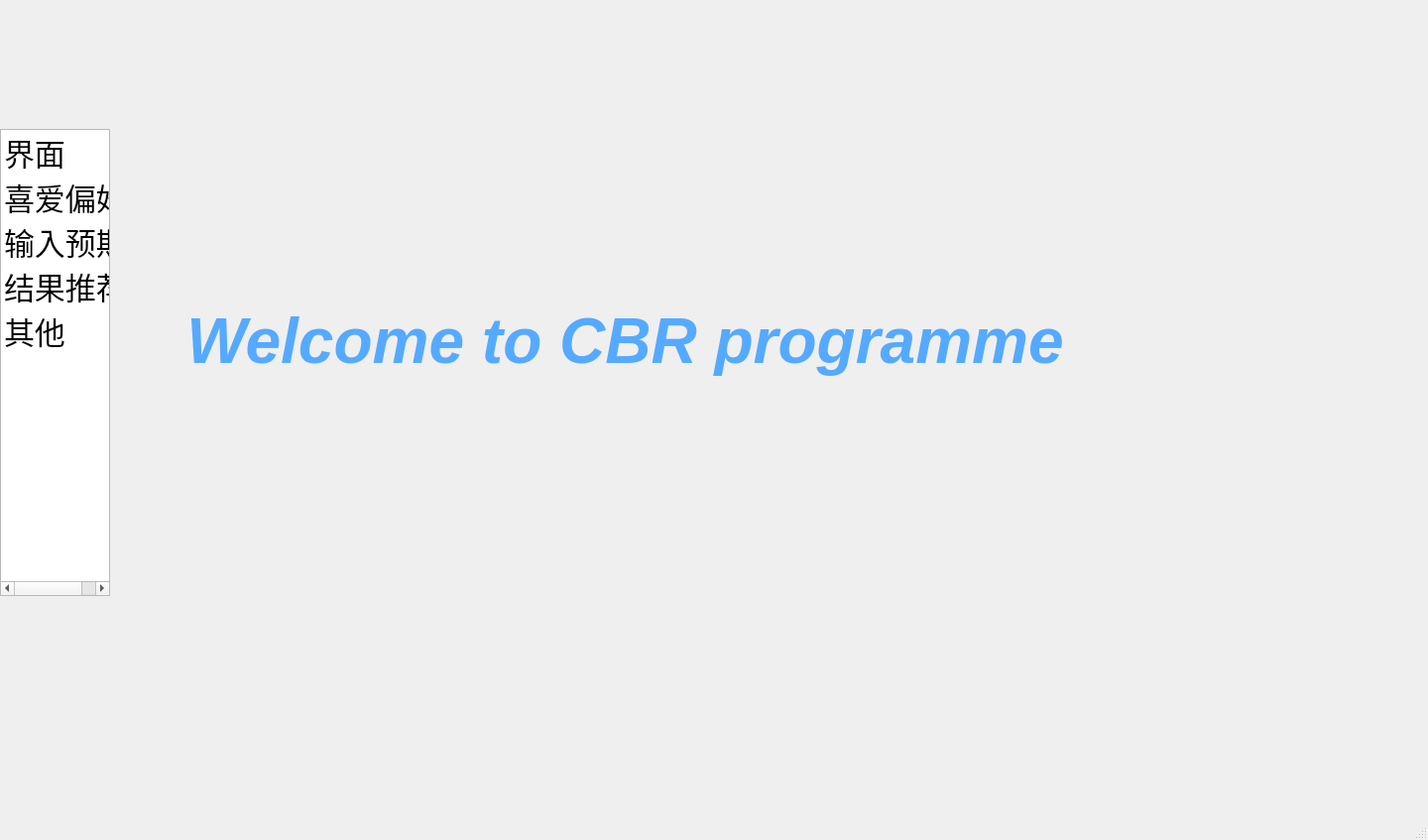
<?xml version="1.0" encoding="UTF-8"?>
<ui version="4.0">
 <class>MainWindow</class>
 <widget class="QMainWindow" name="MainWindow">
  <property name="geometry">
   <rect>
    <x>0</x>
    <y>0</y>
    <width>1440</width>
    <height>847</height>
   </rect>
  </property>
  <property name="sizePolicy">
   <sizepolicy hsizetype="Fixed" vsizetype="Fixed">
    <horstretch>0</horstretch>
    <verstretch>0</verstretch>
   </sizepolicy>
  </property>
  <property name="acceptDrops">
   <bool>false</bool>
  </property>
  <property name="windowTitle">
   <string>MainWindow</string>
  </property>
  <widget class="QWidget" name="centralwidget">
   <widget class="QWidget" name="widget_top" native="true">
    <property name="geometry">
     <rect>
      <x>0</x>
      <y>0</y>
      <width>1431</width>
      <height>20</height>
     </rect>
    </property>
    <property name="styleSheet">
     <string notr="true">QWidget#widget_top{background:rgb(0, 170, 255)}
color: rgb(0, 170, 255);</string>
    </property>
    <widget class="QWidget" name="verticalLayoutWidget_2">
     <property name="geometry">
      <rect>
       <x>0</x>
       <y>0</y>
       <width>2</width>
       <height>2</height>
      </rect>
     </property>
     <layout class="QVBoxLayout" name="verticalLayout_3">
      <property name="sizeConstraint">
       <enum>QLayout::SetFixedSize</enum>
      </property>
     </layout>
    </widget>
   </widget>
   <widget class="QStackedWidget" name="stackedWidget">
    <property name="geometry">
     <rect>
      <x>130</x>
      <y>80</y>
      <width>1041</width>
      <height>661</height>
     </rect>
    </property>
    <property name="acceptDrops">
     <bool>true</bool>
    </property>
    <property name="autoFillBackground">
     <bool>false</bool>
    </property>
    <property name="currentIndex">
     <number>0</number>
    </property>
    <widget class="QWidget" name="page_0">
     <widget class="QLabel" name="title_label">
      <property name="geometry">
       <rect>
        <x>50</x>
        <y>180</y>
        <width>901</width>
        <height>171</height>
       </rect>
      </property>
      <property name="styleSheet">
       <string notr="true">font: 63 9pt &quot;Segoe UI Semibold&quot;;</string>
      </property>
      <property name="text">
       <string>&lt;html&gt;&lt;head/&gt;&lt;body&gt;&lt;p align=&quot;center&quot;&gt;&lt;span style=&quot; font-size:48pt; font-weight:600; font-style:italic; color:#55aaff;&quot;&gt;Welcome to CBR programme&lt;/span&gt;&lt;/p&gt;&lt;/body&gt;&lt;/html&gt;</string>
      </property>
     </widget>
    </widget>
    <widget class="QWidget" name="page_1">
     <widget class="QRadioButton" name="my_radioButton_3">
      <property name="geometry">
       <rect>
        <x>190</x>
        <y>140</y>
        <width>111</width>
        <height>21</height>
       </rect>
      </property>
      <property name="text">
       <string>RadioButton</string>
      </property>
      <attribute name="buttonGroup">
       <string notr="true">buttonGroup</string>
      </attribute>
     </widget>
     <widget class="QLabel" name="label_4">
      <property name="geometry">
       <rect>
        <x>100</x>
        <y>140</y>
        <width>79</width>
        <height>16</height>
       </rect>
      </property>
      <property name="text">
       <string>Coagulability</string>
      </property>
     </widget>
     <widget class="QPushButton" name="sublime_pushButton_0">
      <property name="geometry">
       <rect>
        <x>860</x>
        <y>570</y>
        <width>111</width>
        <height>41</height>
       </rect>
      </property>
      <property name="text">
       <string>submit</string>
      </property>
     </widget>
     <widget class="QRadioButton" name="my_radioButton_7">
      <property name="geometry">
       <rect>
        <x>185</x>
        <y>308</y>
        <width>100</width>
        <height>20</height>
       </rect>
      </property>
      <property name="text">
       <string>RadioButton</string>
      </property>
      <attribute name="buttonGroup">
       <string notr="true">buttonGroup_2</string>
      </attribute>
     </widget>
     <widget class="QLabel" name="label_1">
      <property name="geometry">
       <rect>
        <x>101</x>
        <y>83</y>
        <width>46</width>
        <height>16</height>
       </rect>
      </property>
      <property name="text">
       <string>U value</string>
      </property>
     </widget>
     <widget class="QLabel" name="question_label_0">
      <property name="geometry">
       <rect>
        <x>71</x>
        <y>39</y>
        <width>641</width>
        <height>31</height>
       </rect>
      </property>
      <property name="styleSheet">
       <string notr="true">font: 63 9pt &quot;Segoe UI Semibold&quot;;</string>
      </property>
      <property name="text">
       <string>&lt;html&gt;&lt;head/&gt;&lt;body&gt;&lt;p&gt;&lt;span style=&quot; font-size:18pt;&quot;&gt;Which of the following attributes do you think is the most important?&lt;/span&gt;&lt;/p&gt;&lt;/body&gt;&lt;/html&gt;</string>
      </property>
     </widget>
     <widget class="QRadioButton" name="my_radioButton_0">
      <property name="geometry">
       <rect>
        <x>190</x>
        <y>80</y>
        <width>100</width>
        <height>20</height>
       </rect>
      </property>
      <property name="text">
       <string>RadioButton</string>
      </property>
      <attribute name="buttonGroup">
       <string notr="true">buttonGroup</string>
      </attribute>
     </widget>
     <widget class="QLabel" name="label_7">
      <property name="geometry">
       <rect>
        <x>100</x>
        <y>286</y>
        <width>71</width>
        <height>21</height>
       </rect>
      </property>
      <property name="text">
       <string>Insulation</string>
      </property>
     </widget>
     <widget class="QLabel" name="label_9">
      <property name="geometry">
       <rect>
        <x>100</x>
        <y>406</y>
        <width>46</width>
        <height>16</height>
       </rect>
      </property>
      <property name="text">
       <string>U value</string>
      </property>
     </widget>
     <widget class="QLabel" name="question_label_2">
      <property name="geometry">
       <rect>
        <x>70</x>
        <y>350</y>
        <width>611</width>
        <height>31</height>
       </rect>
      </property>
      <property name="styleSheet">
       <string notr="true">font: 63 9pt &quot;Segoe UI Semibold&quot;;</string>
      </property>
      <property name="text">
       <string>&lt;html&gt;&lt;head/&gt;&lt;body&gt;&lt;p&gt;&lt;span style=&quot; font-size:18pt;&quot;&gt;Which of the following attributes do you think is the third important?&lt;/span&gt;&lt;/p&gt;&lt;/body&gt;&lt;/html&gt;</string>
      </property>
     </widget>
     <widget class="QLabel" name="label_2">
      <property name="geometry">
       <rect>
        <x>100</x>
        <y>100</y>
        <width>68</width>
        <height>16</height>
       </rect>
      </property>
      <property name="text">
       <string>Complexity</string>
      </property>
     </widget>
     <widget class="QRadioButton" name="my_radioButton_1">
      <property name="geometry">
       <rect>
        <x>190</x>
        <y>100</y>
        <width>100</width>
        <height>20</height>
       </rect>
      </property>
      <property name="text">
       <string>RadioButton</string>
      </property>
      <attribute name="buttonGroup">
       <string notr="true">buttonGroup</string>
      </attribute>
     </widget>
     <widget class="QLabel" name="question_label_1">
      <property name="geometry">
       <rect>
        <x>70</x>
        <y>190</y>
        <width>701</width>
        <height>41</height>
       </rect>
      </property>
      <property name="styleSheet">
       <string notr="true">font: 63 9pt &quot;Segoe UI Semibold&quot;;</string>
      </property>
      <property name="text">
       <string>&lt;html&gt;&lt;head/&gt;&lt;body&gt;&lt;p&gt;&lt;span style=&quot; font-size:18pt;&quot;&gt;Which of the following attributes do you think is the second important?&lt;/span&gt;&lt;/p&gt;&lt;/body&gt;&lt;/html&gt;</string>
      </property>
     </widget>
     <widget class="QLabel" name="label_3">
      <property name="geometry">
       <rect>
        <x>100</x>
        <y>120</y>
        <width>59</width>
        <height>16</height>
       </rect>
      </property>
      <property name="text">
       <string>Insulation</string>
      </property>
     </widget>
     <widget class="QLabel" name="label_6">
      <property name="geometry">
       <rect>
        <x>100</x>
        <y>262</y>
        <width>68</width>
        <height>16</height>
       </rect>
      </property>
      <property name="text">
       <string>Complexity</string>
      </property>
     </widget>
     <widget class="QRadioButton" name="my_radioButton_5">
      <property name="geometry">
       <rect>
        <x>185</x>
        <y>260</y>
        <width>100</width>
        <height>20</height>
       </rect>
      </property>
      <property name="text">
       <string>RadioButton</string>
      </property>
      <attribute name="buttonGroup">
       <string notr="true">buttonGroup_2</string>
      </attribute>
     </widget>
     <widget class="QRadioButton" name="my_radioButton_4">
      <property name="geometry">
       <rect>
        <x>185</x>
        <y>236</y>
        <width>100</width>
        <height>20</height>
       </rect>
      </property>
      <property name="text">
       <string>RadioButton</string>
      </property>
      <attribute name="buttonGroup">
       <string notr="true">buttonGroup_2</string>
      </attribute>
     </widget>
     <widget class="QRadioButton" name="my_radioButton_2">
      <property name="geometry">
       <rect>
        <x>190</x>
        <y>120</y>
        <width>100</width>
        <height>20</height>
       </rect>
      </property>
      <property name="text">
       <string>RadioButton</string>
      </property>
      <attribute name="buttonGroup">
       <string notr="true">buttonGroup</string>
      </attribute>
     </widget>
     <widget class="QLabel" name="label_8">
      <property name="geometry">
       <rect>
        <x>100</x>
        <y>310</y>
        <width>79</width>
        <height>16</height>
       </rect>
      </property>
      <property name="text">
       <string>Coagulability</string>
      </property>
     </widget>
     <widget class="QRadioButton" name="my_radioButton_6">
      <property name="geometry">
       <rect>
        <x>185</x>
        <y>284</y>
        <width>100</width>
        <height>20</height>
       </rect>
      </property>
      <property name="text">
       <string>RadioButton</string>
      </property>
      <attribute name="buttonGroup">
       <string notr="true">buttonGroup_2</string>
      </attribute>
     </widget>
     <widget class="QLabel" name="label_11">
      <property name="geometry">
       <rect>
        <x>100</x>
        <y>454</y>
        <width>59</width>
        <height>16</height>
       </rect>
      </property>
      <property name="text">
       <string>Insulation</string>
      </property>
     </widget>
     <widget class="QRadioButton" name="my_radioButton_9">
      <property name="geometry">
       <rect>
        <x>185</x>
        <y>428</y>
        <width>100</width>
        <height>20</height>
       </rect>
      </property>
      <property name="text">
       <string>RadioButton</string>
      </property>
      <attribute name="buttonGroup">
       <string notr="true">buttonGroup_3</string>
      </attribute>
     </widget>
     <widget class="QLabel" name="label_10">
      <property name="geometry">
       <rect>
        <x>100</x>
        <y>430</y>
        <width>68</width>
        <height>16</height>
       </rect>
      </property>
      <property name="text">
       <string>Complexity</string>
      </property>
     </widget>
     <widget class="QRadioButton" name="my_radioButton_8">
      <property name="geometry">
       <rect>
        <x>185</x>
        <y>404</y>
        <width>100</width>
        <height>20</height>
       </rect>
      </property>
      <property name="text">
       <string>RadioButton</string>
      </property>
      <attribute name="buttonGroup">
       <string notr="true">buttonGroup_3</string>
      </attribute>
     </widget>
     <widget class="QLabel" name="label_5">
      <property name="geometry">
       <rect>
        <x>100</x>
        <y>238</y>
        <width>46</width>
        <height>16</height>
       </rect>
      </property>
      <property name="text">
       <string>U value</string>
      </property>
     </widget>
     <widget class="QRadioButton" name="my_radioButton_11">
      <property name="geometry">
       <rect>
        <x>185</x>
        <y>476</y>
        <width>100</width>
        <height>20</height>
       </rect>
      </property>
      <property name="text">
       <string>RadioButton</string>
      </property>
      <attribute name="buttonGroup">
       <string notr="true">buttonGroup_3</string>
      </attribute>
     </widget>
     <widget class="QLabel" name="label_12">
      <property name="geometry">
       <rect>
        <x>100</x>
        <y>478</y>
        <width>79</width>
        <height>16</height>
       </rect>
      </property>
      <property name="text">
       <string>Coagulability</string>
      </property>
     </widget>
     <widget class="QRadioButton" name="my_radioButton_10">
      <property name="geometry">
       <rect>
        <x>185</x>
        <y>452</y>
        <width>100</width>
        <height>20</height>
       </rect>
      </property>
      <property name="text">
       <string>RadioButton</string>
      </property>
      <attribute name="buttonGroup">
       <string notr="true">buttonGroup_3</string>
      </attribute>
     </widget>
    </widget>
    <widget class="QWidget" name="page_2">
     <widget class="QWidget" name="horizontalLayoutWidget">
      <property name="geometry">
       <rect>
        <x>370</x>
        <y>530</y>
        <width>311</width>
        <height>101</height>
       </rect>
      </property>
      <layout class="QHBoxLayout" name="horizontalLayout">
       <item>
        <widget class="QPushButton" name="pushButton_0">
         <property name="text">
          <string>execute</string>
         </property>
        </widget>
       </item>
       <item>
        <spacer name="horizontalSpacer">
         <property name="orientation">
          <enum>Qt::Horizontal</enum>
         </property>
         <property name="sizeType">
          <enum>QSizePolicy::Expanding</enum>
         </property>
         <property name="sizeHint" stdset="0">
          <size>
           <width>40</width>
           <height>20</height>
          </size>
         </property>
        </spacer>
       </item>
       <item>
        <widget class="QPushButton" name="pushButton_1">
         <property name="maximumSize">
          <size>
           <width>65</width>
           <height>32</height>
          </size>
         </property>
         <property name="text">
          <string>add</string>
         </property>
        </widget>
       </item>
      </layout>
     </widget>
     <widget class="QTextEdit" name="textEdit_0">
      <property name="geometry">
       <rect>
        <x>290</x>
        <y>330</y>
        <width>441</width>
        <height>141</height>
       </rect>
      </property>
     </widget>
     <widget class="QComboBox" name="comboBox_0">
      <property name="geometry">
       <rect>
        <x>510</x>
        <y>110</y>
        <width>110</width>
        <height>26</height>
       </rect>
      </property>
      <item>
       <property name="text">
        <string>very low</string>
       </property>
      </item>
      <item>
       <property name="text">
        <string>low</string>
       </property>
      </item>
      <item>
       <property name="text">
        <string>medium</string>
       </property>
      </item>
      <item>
       <property name="text">
        <string>high</string>
       </property>
      </item>
      <item>
       <property name="text">
        <string>very high</string>
       </property>
      </item>
     </widget>
     <widget class="QLabel" name="input_label_2">
      <property name="geometry">
       <rect>
        <x>340</x>
        <y>110</y>
        <width>68</width>
        <height>16</height>
       </rect>
      </property>
      <property name="text">
       <string>Complexity</string>
      </property>
     </widget>
     <widget class="QLabel" name="input_label_3">
      <property name="geometry">
       <rect>
        <x>340</x>
        <y>150</y>
        <width>111</width>
        <height>21</height>
       </rect>
      </property>
      <property name="text">
       <string>Insulation                          </string>
      </property>
     </widget>
     <widget class="QComboBox" name="comboBox_1">
      <property name="geometry">
       <rect>
        <x>510</x>
        <y>150</y>
        <width>110</width>
        <height>26</height>
       </rect>
      </property>
      <item>
       <property name="text">
        <string>very low</string>
       </property>
      </item>
      <item>
       <property name="text">
        <string>low</string>
       </property>
      </item>
      <item>
       <property name="text">
        <string>medium</string>
       </property>
      </item>
      <item>
       <property name="text">
        <string>high</string>
       </property>
      </item>
      <item>
       <property name="text">
        <string>very high</string>
       </property>
      </item>
     </widget>
     <widget class="QLabel" name="input_label_0">
      <property name="geometry">
       <rect>
        <x>340</x>
        <y>20</y>
        <width>70</width>
        <height>20</height>
       </rect>
      </property>
      <property name="text">
       <string>Case Name</string>
      </property>
     </widget>
     <widget class="QLineEdit" name="input_lineEdit_0">
      <property name="geometry">
       <rect>
        <x>510</x>
        <y>20</y>
        <width>125</width>
        <height>21</height>
       </rect>
      </property>
     </widget>
     <widget class="QLineEdit" name="input_lineEdit_1">
      <property name="geometry">
       <rect>
        <x>510</x>
        <y>60</y>
        <width>125</width>
        <height>21</height>
       </rect>
      </property>
     </widget>
     <widget class="QLabel" name="input_label_1">
      <property name="geometry">
       <rect>
        <x>340</x>
        <y>70</y>
        <width>135</width>
        <height>16</height>
       </rect>
      </property>
      <property name="text">
       <string>U value                         </string>
      </property>
     </widget>
     <widget class="QComboBox" name="comboBox_2">
      <property name="geometry">
       <rect>
        <x>510</x>
        <y>190</y>
        <width>110</width>
        <height>26</height>
       </rect>
      </property>
      <item>
       <property name="text">
        <string>very low</string>
       </property>
      </item>
      <item>
       <property name="text">
        <string>low</string>
       </property>
      </item>
      <item>
       <property name="text">
        <string>medium</string>
       </property>
      </item>
      <item>
       <property name="text">
        <string>high</string>
       </property>
      </item>
      <item>
       <property name="text">
        <string>very high</string>
       </property>
      </item>
     </widget>
     <widget class="QLabel" name="input_label_4">
      <property name="geometry">
       <rect>
        <x>340</x>
        <y>190</y>
        <width>79</width>
        <height>16</height>
       </rect>
      </property>
      <property name="text">
       <string>Coagulability</string>
      </property>
     </widget>
    </widget>
    <widget class="QWidget" name="page_3">
     <widget class="QTableWidget" name="tableWidget">
      <property name="geometry">
       <rect>
        <x>50</x>
        <y>40</y>
        <width>861</width>
        <height>561</height>
       </rect>
      </property>
     </widget>
     <widget class="QPushButton" name="show_pushButton">
      <property name="geometry">
       <rect>
        <x>920</x>
        <y>610</y>
        <width>111</width>
        <height>41</height>
       </rect>
      </property>
      <property name="text">
       <string>show</string>
      </property>
     </widget>
    </widget>
   </widget>
   <widget class="QListWidget" name="listWidget_0">
    <property name="geometry">
     <rect>
      <x>0</x>
      <y>130</y>
      <width>111</width>
      <height>471</height>
     </rect>
    </property>
    <property name="styleSheet">
     <string notr="true"/>
    </property>
    <item>
     <property name="text">
      <string>界面</string>
     </property>
     <property name="font">
      <font>
       <pointsize>23</pointsize>
      </font>
     </property>
    </item>
    <item>
     <property name="text">
      <string>喜爱偏好</string>
     </property>
     <property name="font">
      <font>
       <pointsize>23</pointsize>
      </font>
     </property>
    </item>
    <item>
     <property name="text">
      <string>输入预期</string>
     </property>
     <property name="font">
      <font>
       <pointsize>23</pointsize>
      </font>
     </property>
    </item>
    <item>
     <property name="text">
      <string>结果推荐</string>
     </property>
     <property name="font">
      <font>
       <pointsize>23</pointsize>
      </font>
     </property>
    </item>
    <item>
     <property name="text">
      <string>其他</string>
     </property>
     <property name="font">
      <font>
       <pointsize>23</pointsize>
      </font>
     </property>
    </item>
   </widget>
  </widget>
  <widget class="QMenuBar" name="menubar">
   <property name="geometry">
    <rect>
     <x>0</x>
     <y>0</y>
     <width>1440</width>
     <height>24</height>
    </rect>
   </property>
  </widget>
  <widget class="QStatusBar" name="statusbar"/>
 </widget>
 <resources/>
 <connections>
  <connection>
   <sender>listWidget_0</sender>
   <signal>currentRowChanged(int)</signal>
   <receiver>stackedWidget</receiver>
   <slot>setCurrentIndex(int)</slot>
   <hints>
    <hint type="sourcelabel">
     <x>80</x>
     <y>255</y>
    </hint>
    <hint type="destinationlabel">
     <x>150</x>
     <y>251</y>
    </hint>
   </hints>
  </connection>
  <connection>
   <sender>sublime_pushButton_0</sender>
   <signal>clicked()</signal>
   <receiver>MainWindow</receiver>
   <slot>submit_importance()</slot>
   <hints>
    <hint type="sourcelabel">
     <x>1048</x>
     <y>680</y>
    </hint>
    <hint type="destinationlabel">
     <x>617</x>
     <y>574</y>
    </hint>
   </hints>
  </connection>
 </connections>
 <slots>
  <slot>submit_importance()</slot>
  <slot>child_show()</slot>
 </slots>
 <buttongroups>
  <buttongroup name="buttonGroup"/>
  <buttongroup name="buttonGroup_2"/>
  <buttongroup name="buttonGroup_3"/>
 </buttongroups>
</ui>
